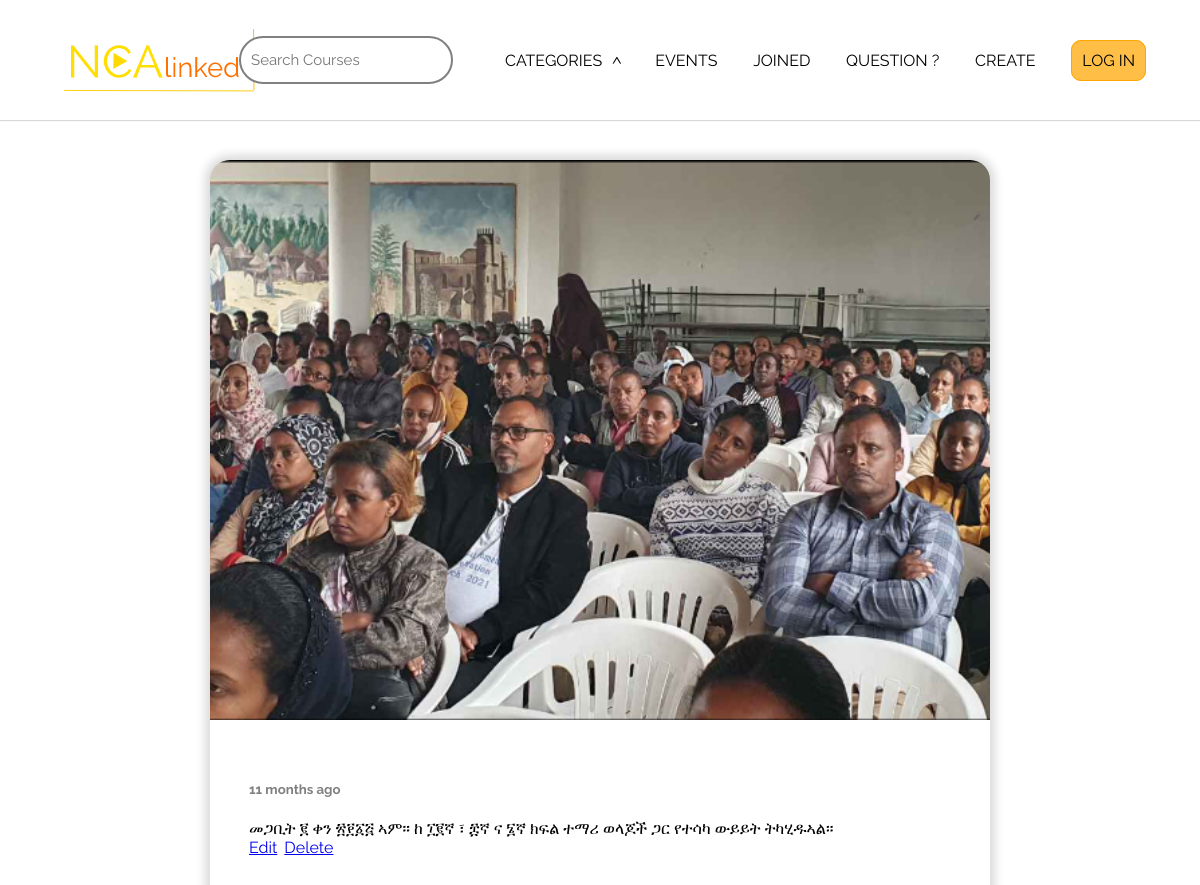
Screenshot of /events/ with the database file from the repository.
### base/models.py (models this page shows, shortened)
class Event(models.Model):
    EventDescription = models.TextField()
    created = models.DateTimeField(auto_now_add=True)
    Event_image = models.ImageField(null=True, blank=True, upload_to="images/")
    class Meta():
        ordering = ['-created']

### base/views.py (the view)
# urls.py: path('events/', views.events, name="events"),
def events(request):
    categories = Category.objects.all()
    events = Event.objects.all()
    context = {'categories':categories, 'events':events}
    return render(request, 'Events.html', context)

### templates/Events.html (shortened to what this page needs)
{% load static %}
<!DOCTYPE html>
<html lang="en">
<head>
    <link rel="stylesheet" href="{% static 'css/homepage.css' %}">
    <link rel="stylesheet" href="{% static 'css/Events.css' %}">
</head>
<body>
    {% include 'navbar.html' %}
    <section class="main-wrapper">
        <section class="inner-main-wrapper">
            {% for event in  events %}
                <div class="event-card-wrapper">
                        <div class="event-card-img-div">
                            {% if event.Event_image %}
                                <img src="{{ event.Event_image.url }}" >
                            {% endif %}
                        </div>
                    <div class="event-card-desc">
                        <h5 style="display:flex; gap: 1%; width:90%; color:gray;"> {{event.created|timesince}} ago </h5>
                        <p>
                            {{event.EventDescription}}
                        </p>
                        <div style="display:flex; gap: 1%; width:90%; ">
                            <a href="{% url 'editevent' event.id %}">Edit</a>
                            <a href="{% url 'deleteevent' event.id %}">Delete</a>
                        </div>
                    </div>
                </div>
            {% endfor %}
        </section>
    </section>
</body>
</html>

### base/static/css/homepage.css (style rules this page uses)
body { font-family: 'Raleway', sans-serif; background-image: url("/static/images/bodybackground.jpg"); background-repeat: repeat; background-position: bottom; background-size: cover; }
body,p { margin: 0; }

### base/static/css/Events.css (style rules this page uses)
.main-wrapper { min-height: 100vh; width: 100%; display: flex; justify-content: center; align-items: center; padding-top: 20vh; background-color: white; }
.inner-main-wrapper { width: 65%; min-height: 100vh; box-shadow: 0px 0px 10px 5px rgba(0, 0, 0, 0.144); border-radius: 20px; }
.event-card-wrapper { width: 100%; min-height: 100vh; border-radius: 20px; margin-bottom: 10vh; }
.event-card-img-div { width: 100%; height: 70vh; border-top-right-radius: 20px; border-top-left-radius: 20px; margin-bottom: 5vh; background-color: lightgrey; }
.event-card-img-div img { height: 70vh; width: 100%; border-top-right-radius: 20px; border-top-left-radius: 20px; object-fit: cover; transition: 0.2s; -webkit-user-drag: none; }
.event-card-desc { display: flex; align-items: center; flex-direction: column; }
.event-card-desc p { width:90%; }

### rows the page displays
Event: Event_image (picture), created "11 months", EventDescription "መጋቢት ፪ ቀን ፳፻፩፭ ኣም። ከ ፲፪ኛ ፣ ፰ኛ ና ፮ኛ ክፍል ተማሪ ወላጆች ጋር የተሳካ ውይይት ትካሂዱኣል።"
